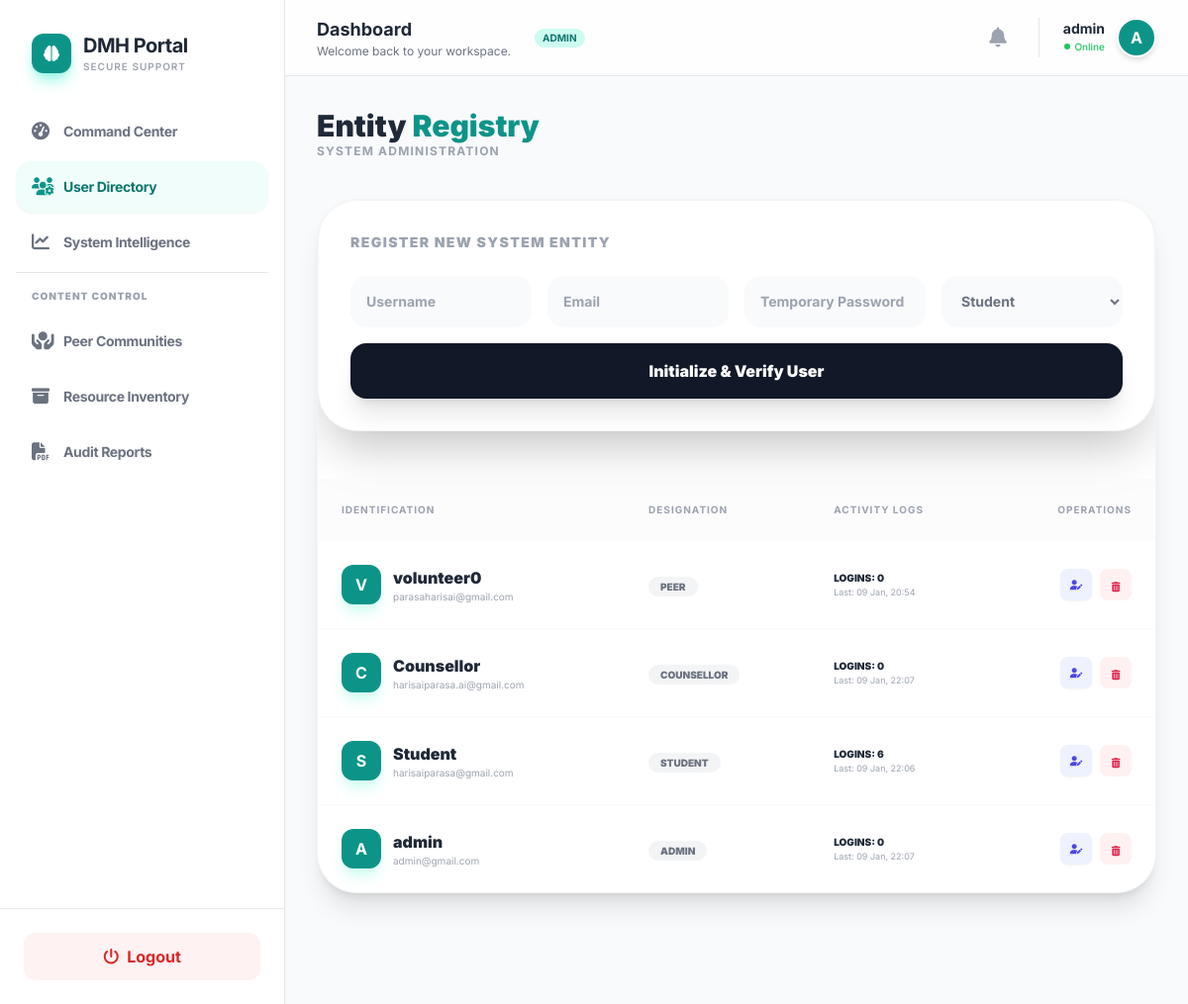
Page /dashboard/admin/users/ (signed in) on the earlier database version.
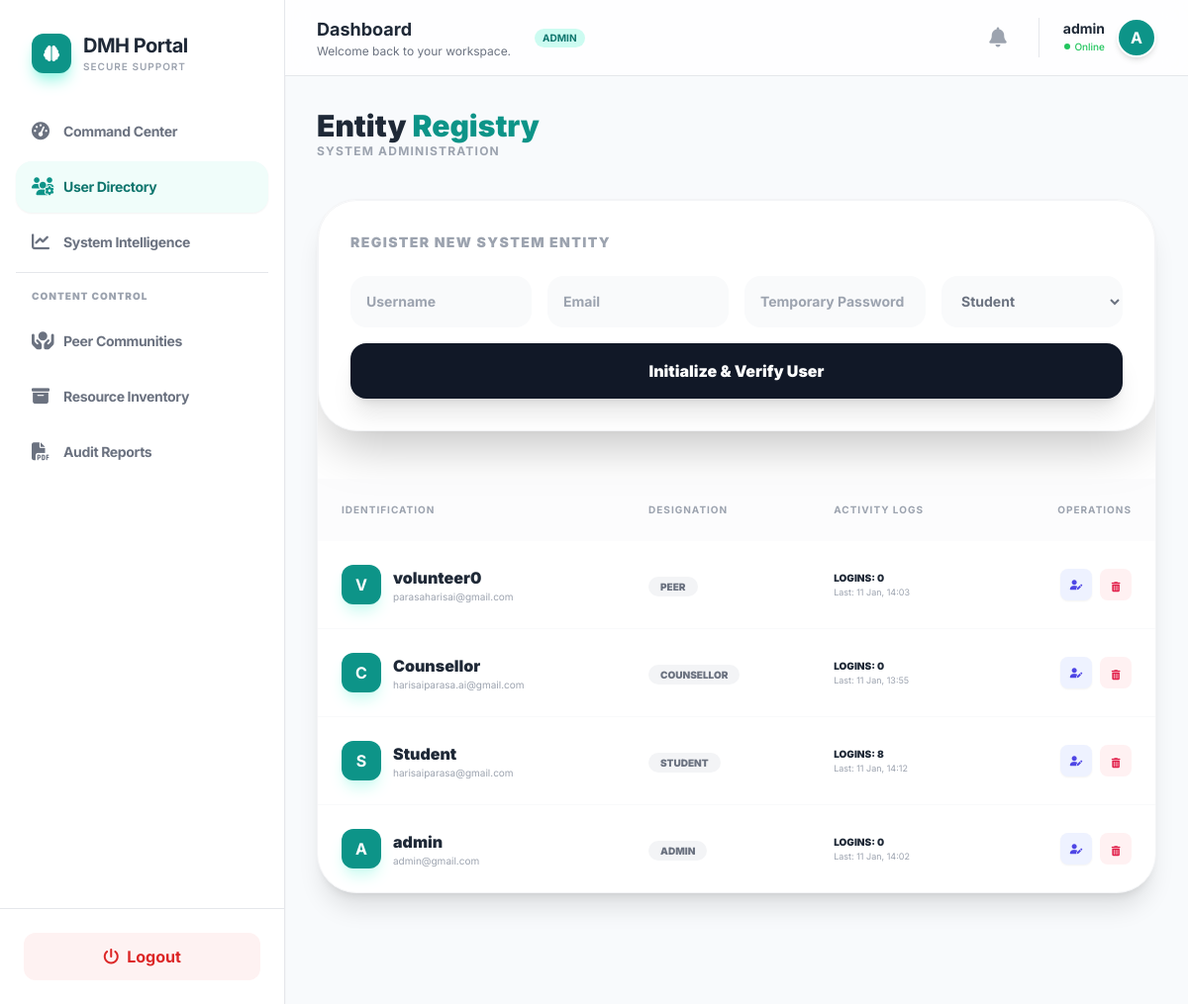
Same page on the later database version.
### accounts/models.py (models this page shows, shortened)
class User(AbstractUser):
    ROLE_CHOICES = (
        ('student', 'Student'),
        ('counsellor', 'Counsellor'),
        ('peer', 'Peer Volunteer'),
        ('admin', 'Admin'),
    )
    role = models.CharField(max_length=20, choices=ROLE_CHOICES, default='student')
    anonymous_id = models.UUIDField(default=uuid.uuid4, editable=False)
    is_approved = models.BooleanField(default=False)
    login_count = models.PositiveIntegerField(default=0) # Track login counts

### dashboard/views.py (the view, shortened to what this page needs)
# urls.py: path('admin/users/', views.admin_user_management, name='admin_user_management'),
@login_required
def admin_user_management(request):
    if not (request.user.is_superuser or request.user.role == 'admin'):
        return redirect('home')
    users = User.objects.all().order_by('-date_joined')
    return render(request, 'dashboard/admin_users.html', {'users': users})

### dashboard/context_processors.py (called while the page is built)
def notification_context(request):
    if request.user.is_authenticated:
        notifications = Notification.objects.filter(user=request.user).order_by('-created_at')[:5]
        unread_count = Notification.objects.filter(user=request.user, is_read=False).count()
        return {
            'nav_notifications': notifications,
            'unread_notif_count': unread_count
        }
    return {}

### templates/dashboard/admin_users.html (shortened to what this page needs)
{% extends "base2.html" %}
{% block content %}
<div class="max-w-7xl mx-auto pb-20 animate-fade-in">
    <div class="flex justify-between items-center mb-10">
        <div>
            <h1 class="text-3xl font-black text-gray-800">Entity <span class="text-teal-600">Registry</span></h1>
            <p class="text-xs text-gray-400 font-bold uppercase tracking-widest">System Administration</p>
        </div>
    </div>
    <div class="bg-white rounded-[2.5rem] border border-gray-100 shadow-xl overflow-hidden">
        <div class="bg-white p-8 rounded-[2.5rem] border border-gray-100 shadow-2xl mb-12 animate-fade-in">
    <h3 class="text-sm font-black text-gray-400 uppercase tracking-widest mb-6">Register New System Entity</h3>
    <form method="POST" class="grid grid-cols-1 md:grid-cols-4 gap-4">
        <input type="text" name="username" placeholder="Username" class="p-4 bg-gray-50 rounded-2xl outline-none font-bold text-sm" required>
        <input type="email" name="email" placeholder="Email" class="p-4 bg-gray-50 rounded-2xl outline-none font-bold text-sm" required>
        <input type="password" name="password" placeholder="Temporary Password" class="p-4 bg-gray-50 rounded-2xl outline-none font-bold text-sm" required>
        <select name="role" class="p-4 bg-gray-50 rounded-2xl outline-none font-bold text-sm text-gray-500">
            <option value="student">Student</option>
        </select>
        <button type="submit" class="md:col-span-4 py-4 bg-gray-900 text-white rounded-2xl font-black shadow-xl hover:bg-black transition">
            Initialize & Verify User
        </button>
    </form>
</div>
        <table class="w-full text-left">
            <thead class="bg-gray-50/50">
                <tr class="text-[10px] font-black text-gray-400 uppercase tracking-widest">
                    <th class="p-6">Identification</th>
                    <th class="p-6">Designation</th>
                    <th class="p-6">Activity Logs</th>
                    <th class="p-6 text-right">Operations</th>
                </tr>
            </thead>
            <tbody class="divide-y divide-gray-50">
                {% for u in users %}
                <tr class="hover:bg-teal-50/20 transition group">
                    <td class="p-6">
                        <div class="flex items-center gap-3">
                            <div class="w-10 h-10 bg-teal-600 text-white rounded-xl flex items-center justify-center font-bold shadow-lg shadow-teal-100">
                                {{ u.username|first|upper }}
                            </div>
                            <div>
                                <div class="font-black text-gray-800">{{ u.username }}</div>
                                <div class="text-[10px] text-gray-400">{{ u.email }}</div>
                            </div>
                        </div>
                    </td>
                    <td class="p-6">
                        <span class="px-3 py-1 rounded-full text-[10px] font-black uppercase bg-gray-100 text-gray-500">{{ u.role }}</span>
                    </td>
                    <td class="p-6">
                        <div class="text-[10px] font-black text-gray-800 uppercase">Logins: {{ u.login_count }}</div>
                        <div class="text-[9px] text-gray-400">Last: {{ u.last_login|date:"d M, H:i"|default:"Never" }}</div>
                    </td>
                    <td class="p-6 text-right">
                        <div class="flex justify-end gap-2">
                            <a href="{% url 'admin_edit_user' u.id %}" class="w-8 h-8 bg-indigo-50 text-indigo-600 rounded-lg flex items-center justify-center hover:bg-indigo-600 hover:text-white transition shadow-sm">
                                <i class="fa-solid fa-user-pen text-[10px]"></i>
                            </a>
                            <form method="POST" class="inline">
                                <button name="action" value="delete" onclick="return confirm('Erase Entity?')" class="w-8 h-8 bg-rose-50 text-rose-600 rounded-lg hover:bg-rose-600 hover:text-white transition"><i class="fa-solid fa-trash-can text-[10px]"></i></button>
                            </form>
                        </div>
                    </td>
                </tr>
                {% endfor %}
            </tbody>
        </table>
    </div>
</div>
{% endblock %}

### templates/base2.html (shortened to what this page needs)
<!DOCTYPE html>
<html lang="en">
<head>
    <link rel="stylesheet" href="https://cdnjs.cloudflare.com/ajax/libs/font-awesome/6.4.2/css/all.min.css">
    <script src="https://cdn.tailwindcss.com"></script>
</head>
<body class="bg-[var(--bg)] min-h-screen flex">
<aside class="w-72 bg-white border-r shadow-sm hidden md:flex flex-col sticky top-0 h-screen">
    <div class="p-8">
        <div class="flex items-center gap-3">
            <div class="w-10 h-10 bg-teal-600 rounded-xl flex items-center justify-center text-white shadow-lg shadow-teal-200">
                <i class="fa-solid fa-brain"></i>
            </div>
            <div>
                <h2 class="text-xl font-bold text-gray-800 tracking-tight">DMH Portal</h2>
                <p class="text-[10px] text-gray-400 uppercase tracking-widest font-semibold">Secure Support</p>
            </div>
        </div>
    </div>
    <nav class="flex-1 px-4 space-y-1 overflow-y-auto">
        {% if user.role == 'student' %}
            {% include "partials/sidebar_student.html" %}
        {% elif user.role == 'counsellor' %}
            {% include "partials/sidebar_counsellor.html" %}
        {% elif user.role == 'peer' %}
            {% include "partials/sidebar_volunteer.html" %}
        {% elif user.role == 'admin' %}
            {% include "partials/sidebar_admin.html" %}
        {% endif %}
    </nav>
    <div class="p-6 border-t">
        <a href="/auth/logout/"
           class="flex items-center justify-center gap-2 px-4 py-3 rounded-xl bg-red-50 text-red-600 font-bold hover:bg-red-100 transition duration-200">
            <i class="fa-solid fa-power-off"></i> Logout
        </a>
    </div>
</aside>
<div class="flex-1 flex flex-col min-w-0 overflow-hidden">
    <header class="bg-white/80 backdrop-blur-md border-b sticky top-0 z-40 px-8 py-4 flex justify-between items-center">
        <div class="flex items-center gap-4">
             <div class="hidden sm:block">
                <h1 class="text-lg font-bold text-gray-800">
                    {% block page_title %}Dashboard{% endblock %}
                </h1>
                <p class="text-xs text-gray-500">
                    {% block page_subtitle %}Welcome back to your workspace.{% endblock %}
                </p>
             </div>
             <span class="bg-teal-100 text-teal-700 text-[10px] uppercase font-bold px-2 py-0.5 rounded-full ml-2">
                {{ user.role }}
             </span>
        </div>
        <div class="flex items-center gap-6">
            <div class="relative">
                <button id="notifButton" class="relative p-2 text-gray-400 hover:text-teal-600 transition-colors focus:outline-none">
                    <i class="fa-solid fa-bell text-xl"></i>
                </button>
            </div>
            <div class="flex items-center gap-3 border-l pl-6">
                <div class="text-right hidden sm:block">
                    <p class="text-sm font-bold text-gray-800 leading-none mb-1">{{ user.username }}</p>
                    <p class="text-[10px] text-green-500 font-medium flex items-center justify-end gap-1">
                        <span class="w-1.5 h-1.5 bg-green-500 rounded-full"></span> Online
                    </p>
                </div>
                <div class="w-10 h-10 bg-teal-600 rounded-full border-2 border-white shadow-md flex items-center justify-center text-white font-bold">
                    {{ user.username|first|upper }}
                </div>
            </div>
        </div>
    </header>
    <main class="flex-1 p-8 overflow-y-auto bg-[#f8fafc]">
        <div class="max-w-7xl mx-auto">
            {% block content %}{% endblock %}
        </div>
    </main>
</div>
</body>
</html>

### templates/partials/sidebar_admin.html (shortened to what this page needs)
{% load static %}
<a href="{% url 'admin_dashboard' %}"
   class="flex items-center px-4 py-3 rounded-2xl transition-all duration-300 group hover:bg-teal-50 {% if request.resolver_match.url_name == 'admin_dashboard' %}bg-teal-50 text-teal-700 shadow-sm{% else %}text-gray-500{% endif %}">
    <i class="fa-solid fa-gauge-high w-5 mr-3 text-lg transition-transform group-hover:scale-110 {% if request.resolver_match.url_name == 'admin_dashboard' %}text-teal-600{% endif %}"></i>
    <span class="font-bold text-sm tracking-tight">Command Center</span>
</a>
<a href="{% url 'admin_user_management' %}"
   class="flex items-center px-4 py-3 rounded-2xl transition-all duration-300 group hover:bg-teal-50 {% if request.resolver_match.url_name == 'admin_user_management' %}bg-teal-50 text-teal-700 shadow-sm{% else %}text-gray-500{% endif %}">
    <i class="fa-solid fa-users-gear w-5 mr-3 text-lg transition-transform group-hover:scale-110 {% if request.resolver_match.url_name == 'admin_user_management' %}text-teal-600{% endif %}"></i>
    <span class="font-bold text-sm tracking-tight">User Directory</span>
</a>
<a href="{% url 'admin_analytics' %}"
   class="flex items-center px-4 py-3 rounded-2xl transition-all duration-300 group hover:bg-teal-50 {% if request.resolver_match.url_name == 'admin_analytics' %}bg-teal-50 text-teal-700 shadow-sm{% else %}text-gray-500{% endif %}">
    <i class="fa-solid fa-chart-line w-5 mr-3 text-lg transition-transform group-hover:scale-110 {% if request.resolver_match.url_name == 'admin_analytics' %}text-teal-600{% endif %}"></i>
    <span class="font-bold text-sm tracking-tight">System Intelligence</span>
</a>
<div class="pt-4 pb-2 px-4 border-t mt-4">
    <p class="text-[10px] font-black text-gray-400 uppercase tracking-widest">Content Control</p>
</div>
<a href="{% url 'manage_communities' %}"
   class="flex items-center px-4 py-3 rounded-2xl transition-all duration-300 group hover:bg-teal-50 {% if request.resolver_match.url_name == 'manage_communities' %}bg-teal-50 text-teal-700 shadow-sm{% else %}text-gray-500{% endif %}">
    <i class="fa-solid fa-hands-holding-circle w-5 mr-3 text-lg transition-transform group-hover:scale-110 {% if request.resolver_match.url_name == 'manage_communities' %}text-teal-600{% endif %}"></i>
    <span class="font-bold text-sm tracking-tight">Peer Communities</span>
</a>
<a href="{% url 'admin_resource_management' %}"
   class="flex items-center px-4 py-3 rounded-2xl transition-all duration-300 group hover:bg-teal-50 {% if request.resolver_match.url_name == 'admin_resource_management' %}bg-teal-50 text-teal-700 shadow-sm{% else %}text-gray-500{% endif %}">
    <i class="fa-solid fa-box-archive w-5 mr-3 text-lg transition-transform group-hover:scale-110 {% if request.resolver_match.url_name == 'admin_resource_management' %}text-teal-600{% endif %}"></i>
    <span class="font-bold text-sm tracking-tight">Resource Inventory</span>
</a>
<a href="{% url 'admin_pdf' %}"
   class="flex items-center px-4 py-3 rounded-2xl transition-all duration-300 group hover:bg-teal-50 text-gray-500">
    <i class="fa-solid fa-file-pdf w-5 mr-3 text-lg transition-transform group-hover:scale-110"></i>
    <span class="font-bold text-sm tracking-tight">Audit Reports</span>
</a>

### templates/base2.html (style rules this page uses)
:root { --accent: #0f766e; --bg: #f8fafc; --card: #ffffff; }
body { font-family: 'Inter', sans-serif; }
.animate-fade-in { animation: fadeIn 0.2s ease-out; }

Differences in the rows shown:
changed User "admin": last_login "09 Jan, 22:07" → "11 Jan, 14:02"
changed User "volunteer0": last_login "09 Jan, 20:54" → "11 Jan, 14:03"
changed User "Counsellor": last_login "09 Jan, 22:07" → "11 Jan, 13:55"
changed User "Student": login_count "6" → "8"; last_login "09 Jan, 22:06" → "11 Jan, 14:12"
